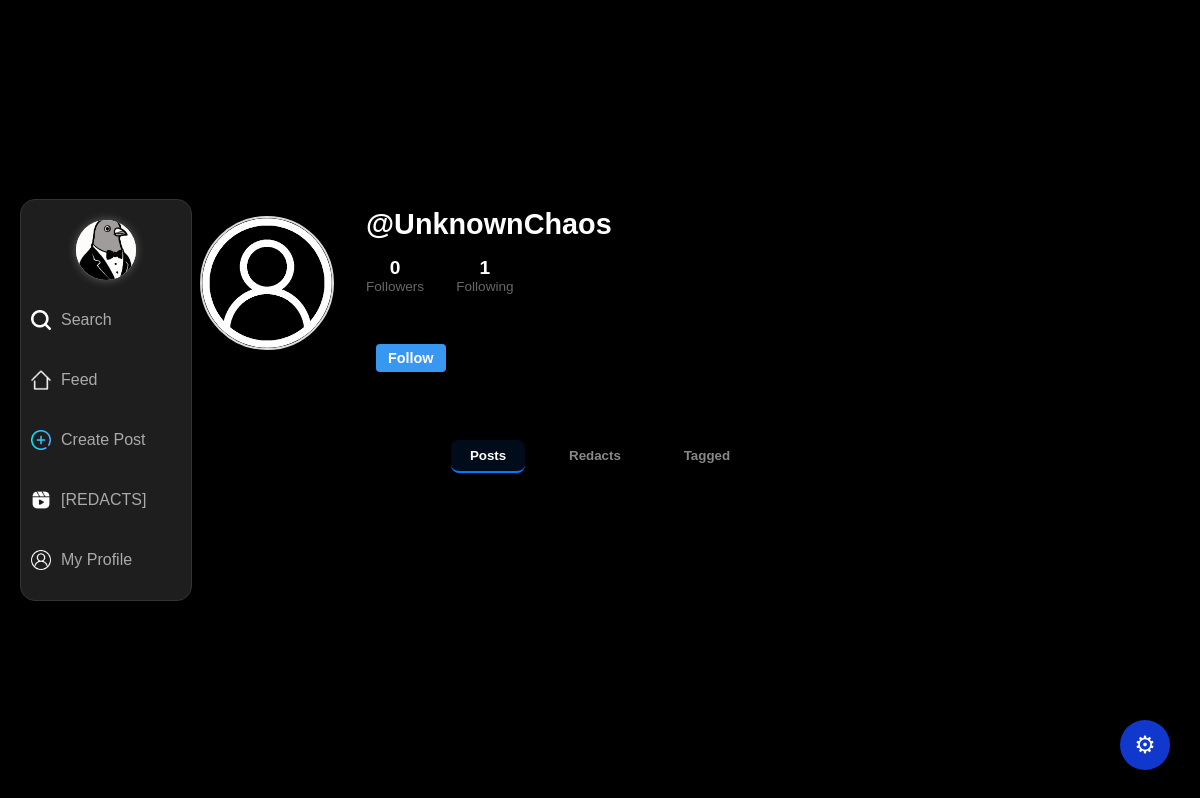
Page /profile.php?user=UnknownChaos (signed in) on the earlier database version.
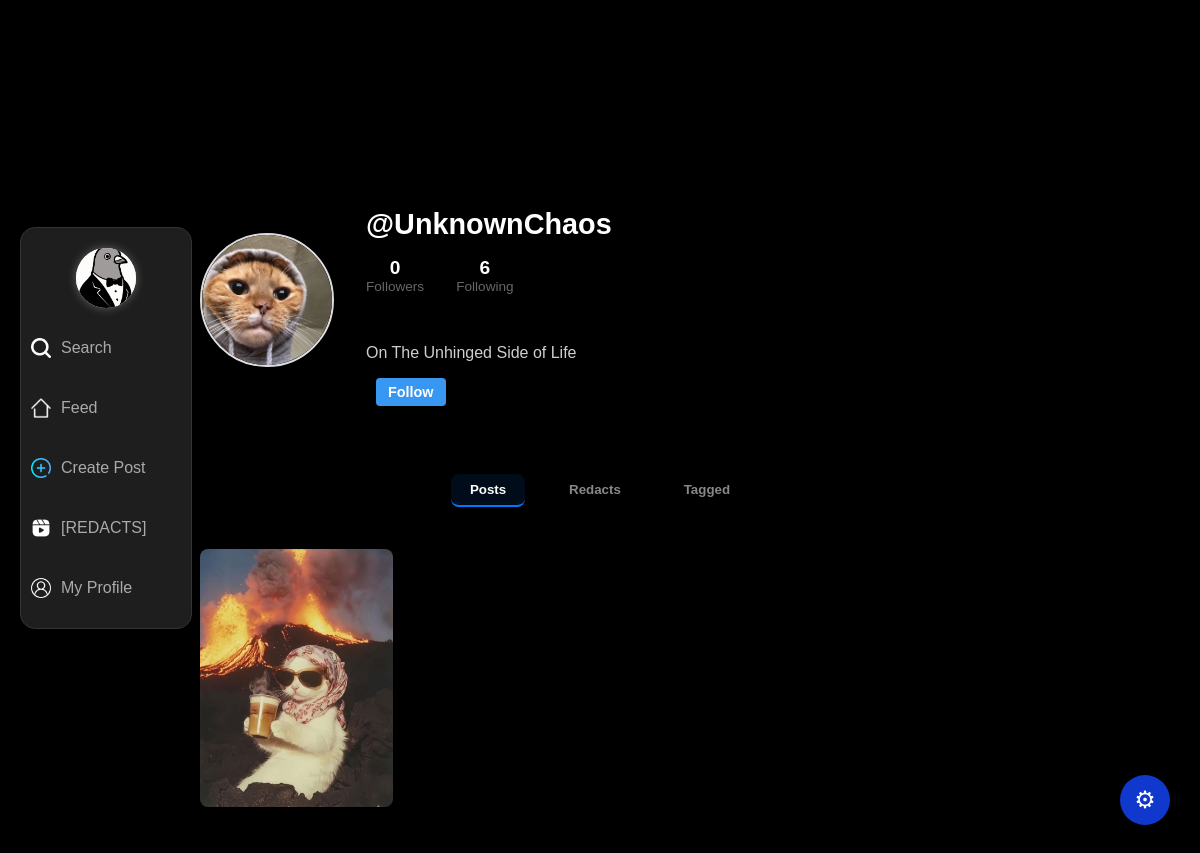
Same page on the later database version.
### tables this page shows
CREATE TABLE `users` (
  `id` int(11) NOT NULL AUTO_INCREMENT,
  `username` varchar(50) NOT NULL,
  `email` varchar(100) NOT NULL,
  `password` varchar(255) NOT NULL,
  `profile_pic` varchar(255) DEFAULT 'assets/images/default.png',
  `bio` text DEFAULT '',
  `created_at` timestamp NOT NULL DEFAULT current_timestamp(),
  PRIMARY KEY (`id`),
  UNIQUE KEY `username` (`username`),
  UNIQUE KEY `email` (`email`)
);

CREATE TABLE `posts` (
  `id` int(11) NOT NULL AUTO_INCREMENT,
  `user_id` int(11) NOT NULL,
  `content` text DEFAULT NULL,
  `image_path` varchar(255) DEFAULT NULL,
  `created_at` timestamp NOT NULL DEFAULT current_timestamp(),
  PRIMARY KEY (`id`),
  KEY `user_id` (`user_id`),
  CONSTRAINT `posts_ibfk_1` FOREIGN KEY (`user_id`) REFERENCES `users` (`id`) ON DELETE CASCADE
);

### profile.php (the view, shortened to what this page needs)
<?php
require_once 'db/db.php';
$username = $_GET['user'];
$user_id = $_SESSION['user_id'];
$user_stmt = $conn->prepare("SELECT * FROM users WHERE username = ?");
$user_stmt->bind_param("s", $username);
$user_stmt->execute();
$user_result = $user_stmt->get_result();
$user_data = $user_result->fetch_assoc();
$is_own_profile = ($_SESSION['username'] === $username);
$follower_count = $conn->query("SELECT COUNT(*) FROM followers WHERE following_id = {$user_data['id']}")->fetch_row()[0];
$following_count = $conn->query("SELECT COUNT(*) FROM followers WHERE follower_id = {$user_data['id']}")->fetch_row()[0];
$sql = "SELECT posts.*, users.username,
    IFNULL(SUM(post_votes.vote), 0) AS votes,
    (SELECT vote FROM post_votes WHERE post_id = posts.id AND user_id = ?) AS user_vote
    FROM posts
    LEFT JOIN users ON posts.user_id = users.id
    LEFT JOIN post_votes ON posts.id = post_votes.post_id
    WHERE posts.user_id = ?
    GROUP BY posts.id
    ORDER BY posts.created_at DESC";
$post_stmt = $conn->prepare($sql);
$post_stmt->bind_param("ii", $user_id, $user_data['id']);
$post_stmt->execute();
$posts = $post_stmt->get_result();
$is_following = false;
if (!$is_own_profile) {
    $check_follow = $conn->query("SELECT 1 FROM followers WHERE follower_id = {$user_id} AND following_id = {$user_data['id']}");
    $is_following = $check_follow->num_rows > 0;
}
?>
<!DOCTYPE html>
<html lang="en">
<head>
    <link rel="stylesheet" href="assets/css/style.css">
</head>
<body>
    <?php include 'navbar.php'; ?>
    <div class="profile-container">
        <div class="profile-header">
            <img src="<?php echo htmlspecialchars($user_data['profile_pic'] ?? 'assets/images/default.png'); ?>" class="profile-pic" alt="Profile Picture">
            <div class="profile-info">
                <h2>@<?php echo htmlspecialchars($username); ?></h2>
                <div class="follow-stats">
                    <div class="stat">
                        <strong><?php echo $follower_count; ?></strong><span>Followers</span>
                    </div>
                    <div class="stat">
                        <strong><?php echo $following_count; ?></strong><span>Following</span>
                    </div>
                </div>
                <br>
                <p><?php echo nl2br(htmlspecialchars($user_data['bio'] ?? '')); ?></p>
                <?php if (!$is_own_profile): ?>
                    <form action="follow.php" method="post">
                        <button class="btn follow-btn <?php echo $is_following ? 'unfollow' : 'follow'; ?>" type="submit" name="action" value="<?php echo $is_following ? 'unfollow' : 'follow'; ?>">
                            <?php echo $is_following ? 'Following' : 'Follow'; ?>
                        </button>
                    </form>
                <?php endif; ?>
            </div>
        </div>
        <?php
            $all_posts = [];
            while ($post = $posts->fetch_assoc()) {
                $all_posts[] = $post;
            }
        ?>
        <div class="tabs-buttons">
            <button class="tab-btn active" data-tab="posts">Posts</button>
            <button class="tab-btn" data-tab="reels">Redacts</button>
            <button class="tab-btn" data-tab="tagged">Tagged</button>
        </div>
        <div class="profile-tab-content">
            <div class="tab-content active" id="posts">
                <div class="profile-grid">
                    <?php foreach ($all_posts as $index => $post): ?>
                      <div class="grid-item" data-index="<?php echo $index; ?>">
                        <?php
                            $ext = strtolower(pathinfo($post['image_path'], PATHINFO_EXTENSION));
                            if (in_array($ext, ['jpg', 'jpeg', 'png', 'gif', 'webp'])): ?>
                                <img src="<?php echo htmlspecialchars($post['image_path']); ?>" alt="">
                            <?php elseif (in_array($ext, ['mp4', 'webm', 'ogg'])): ?>
                                <video autoplay loop muted>
                                    <source src="<?php echo htmlspecialchars($post['image_path']); ?>" type="video/<?php echo $ext; ?>">
                                </video>
                            <?php endif; ?>
                      </div>
                    <?php endforeach; ?>
                </div>
            </div>
        </div>
    </div>
<?php include 'settings.php'; ?>
</body>
</html>

### navbar.php (shortened to what this page needs)
<?php
$currentPage = basename($_SERVER['PHP_SELF']);
$loggedInUsername = isset($_SESSION['username']) ? $_SESSION['username'] : null;
?>
<div class="navbar">
    <div class="navbar-logo" onclick="toggleNavbar()">
        <img src="assets/images/Redacted_Logo.png" alt="Logo">
    </div>
    <a href="search.php" class="<?= $currentPage == 'search.php' ? 'active' : '' ?>">
    <img src="assets/images/search_icon.png" alt="Search Icon">
    Search
    </a>
    <a href="feed.php" class="<?= $currentPage == 'feed.php' ? 'active' : '' ?>">
        <img src="assets/images/home_icon.png" alt="House Icon">
        Feed
    </a>
    <a href="post.php" class="<?= $currentPage == 'post.php' ? 'active' : '' ?>">
        <img src="assets/images/create_icon.png" alt="Create Icon">
        Create Post
    </a>
    <a href="loop.php" class="<?= $currentPage == 'loop.php' ? 'active' : '' ?>">
        <img src="assets/images/redacts_icon.png" alt="Loop Icon">
        [REDACTS]
    </a>
    <?php if ($username): ?>
        <a href="profile.php?user=<?= urlencode($loggedInUsername) ?>"
            class="<?= ($currentPage == 'profile.php' && isset($_GET['user']) && $_GET['user'] === $loggedInUsername) ? 'active' : '' ?>">
            <img src="assets/images/default.png" alt="Profile Icon">
            My Profile
        </a>
    <?php endif; ?>
</div>

### settings.php (shortened to what this page needs)
<button class="settings-btn" onclick="toggleSettings()">
    <span>&#9881;</span>
</button>

### assets/css/style.css (style rules this page uses)
body { background-color: #000; color: #fff; font-family: 'Trebuchet MS', sans-serif; text-align: center; justify-content: center; padding-top: 120px; margin: 0; }
input, button { margin: 10px; padding: 10px; border-radius: 8px; border: none; }
.btn { background-color: #1138cc; color: #fff; font-weight: bold; cursor: pointer; width: 20%; }
a { color: #00ffff; text-decoration: none; }
.navbar-logo { width: 60px; height: 60px; border-radius: 50%; background-color: white; box-shadow: 0 0 10px rgba(255, 255, 255, 0.3); transition: transform 0.3s ease; }
.profile-container { max-width: 800px; margin: 2rem auto; padding: 1rem; display: flex; flex-direction: column; gap: 2rem; }
.profile-header { display: flex; align-items: center; gap: 2rem; }
.profile-pic { width: 130px; height: 130px; border-radius: 50%; object-fit: cover; border: 2px solid #ddd; }
.profile-info { flex: 1; text-align: left; padding: 1rem 0; }
.profile-info h2 { font-size: 1.8rem; margin-bottom: 0.5rem; }
.profile-info p { font-size: 1rem; color: #cfcfcf; margin-bottom: 1rem; white-space: pre-wrap; }
.follow-stats { display: flex; gap: 2rem; margin: 1rem 0 1rem; font-size: 1rem; color: #555; }
.follow-stats .stat { display: flex; flex-direction: column; align-items: center; }
.follow-stats .stat strong { font-size: 1.2rem; color: #ffffff; }
.follow-stats .stat span { font-size: 0.85rem; color: #666; }
.profile-grid { display: grid; grid-template-columns: repeat(auto-fill, minmax(180px, 1fr)); gap: 10px; }
.profile-grid img, .profile-grid video { width: 100%; height: 100%; object-fit: cover; border-radius: 8px; }
.tab-btn { padding: 0.5rem 1.2rem; border: none; background-color: transparent; font-weight: bold; color: #888; border-bottom: 2px solid transparent; cursor: pointer; transition: all 0.3s ease; position: relative; }
.tab-btn.active { border-bottom: 2px solid #007bff; color: white; font-weight: bold; background-color: rgba(0, 123, 255, 0.1); transition: all 0.3s ease; }
.tab-content { display: none; animation: fadeIn 0.3s ease-in-out; }
.tab-content.active { display: block; }
.tab-content { display: none; }
.settings-btn { position: fixed; bottom: 20px; right: 20px; width: 50px; height: 50px; border-radius: 50%; background-color: #1138cc; color: white; font-size: 24px; border: none; cursor: pointer; z-index: 1001; box-shadow: 0 2px 10px rgba(0, 0, 0, 0.4); display: flex; align-items: center; justify-content: center; }
.follow-btn { display: flex; padding: 6px 12px; border: none; border-radius: 4px; cursor: pointer; font-weight: bold; font-size: 0.9rem; width: fit-content; }
.follow-btn.follow { background-color: #3897f0; color: white; }

### navbar.php (style rules this page uses)
.navbar { position: fixed; top: 50%; left: 20px; transform: translateY(-50%); background: #1e1e1e; padding: 20px 10px; border-radius: 15px; display: flex; flex-direction: column; gap: 20px; z-index: 1000; box-shadow: 0 2px 10px rgba(0,0,0,0.5); border: 1px solid #333; align-items: center; width: 150px; transition: all 0.5s ease; }
.navbar-logo { width: 60px; height: 60px; border-radius: 50%; background-color: white; box-shadow: 0 0 10px rgba(255, 255, 255, 0.3); transition: transform 0.3s ease, margin-top 0.5s ease; margin-bottom: 0; overflow: hidden; cursor: pointer; }
.navbar-logo img { width: 100%; height: 100%; object-fit: cover; }
.navbar a { color: #aaa; text-decoration: none; font-size: 16px; padding: 10px 20px; border-radius: 10px; transition: background 0.2s, color 0.2s; text-align: center; width: 100%; display: flex; align-items: center; justify-content: flex-start; }
.navbar a img { width: 20px; height: 20px; margin-right: 10px; }

Differences in the rows shown:
changed users: profile_pic: picture added in place of a placeholder; bio (not shown) → "On The Unhinged Side of Life"
added posts: image_path (picture)
Other differences:
$following_count: "1" → "6"
